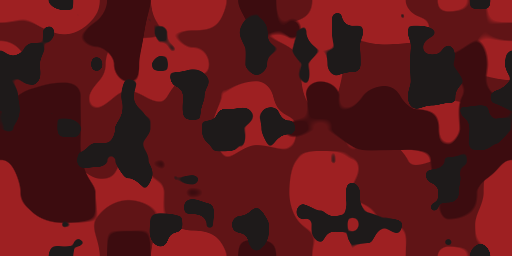
#> input picture assets/camo_red.png, 512 x 256 px
$ python gen_pack_icon.py
#> lines starting #> are read from the running program, lines starting #| are printed output that depends on the picture
# Thunderstore pack icon: camo that flows red -> green -> blue behind three overlapping launcher icons (red, green, blue, left to right).
import numpy as np
from PIL import Image, ImageFilter

SIZE = 512
OUT = "pack_icon.png"


def tiled(name):
#> called with name = 'camo_red.png'
    camo = Image.open(name).convert("RGB")
#> camo is the input picture: PIL image 512x256 RGB; mean R, G, B 91.8, 22.7, 24.5
    canvas = Image.new("RGB", (SIZE, SIZE))
#> canvas: PIL image 512x512 RGB; every value is 0
    for y in range(0, SIZE, camo.height):
        for x in range(0, SIZE, camo.width):
            canvas.paste(camo, (x, y))
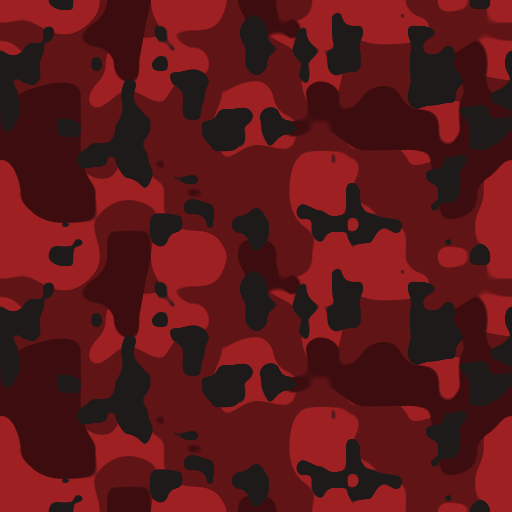
#> canvas: PIL image 512x512 RGB; mean R, G, B 91.8, 22.7, 24.5
    return np.asarray(canvas).astype(np.float64)


red, green, blue = tiled("camo_red.png"), tiled("camo_green.png"), tiled("camo_blue.png")
#> call 2 of tiled, with name = 'camo_green.png'
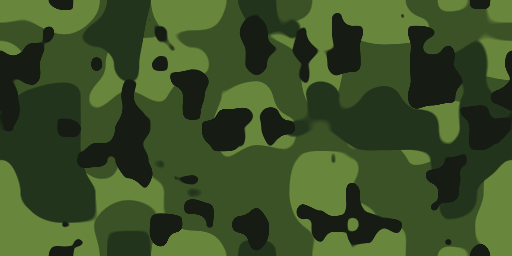
#> input picture assets/camo_green.png, 512 x 256 px
#> in tiled, camo is the input picture: PIL image 512x256 RGB; mean R, G, B 58.1, 78.8, 38.2
#> after the loop in tiled (call 2), `for y in range(0, SIZE, camo.height):`:
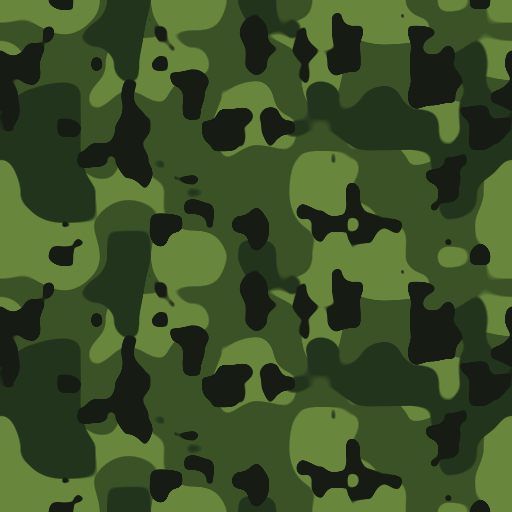
#> canvas: PIL image 512x512 RGB; mean R, G, B 58.1, 78.8, 38.2
#> call 3 of tiled, with name = 'camo_blue.png'
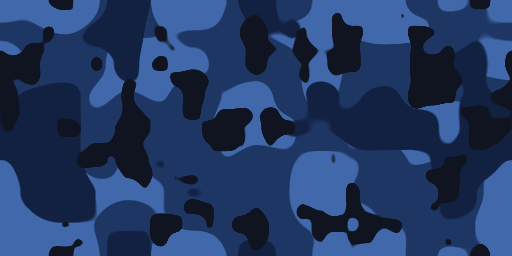
#> input picture assets/camo_blue.png, 512 x 256 px
#> in tiled, camo is the input picture: PIL image 512x256 RGB; mean R, G, B 33.7, 55.9, 98
#> after the loop in tiled (call 3), `for y in range(0, SIZE, camo.height):`:
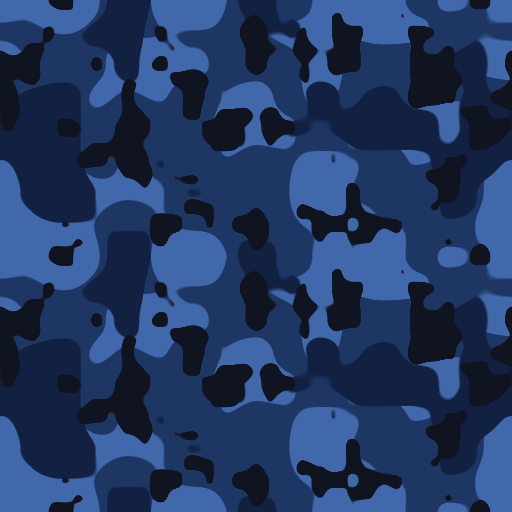
#> canvas: PIL image 512x512 RGB; mean R, G, B 33.7, 55.9, 98
t = np.linspace(0, 1, SIZE)[None, :, None] * np.ones((SIZE, 1, 1))
# diagonal flow so the colour change is not a vertical stripe
t = np.clip(t * 0.8 + np.linspace(0, 0.2, SIZE)[:, None, None], 0, 1)
w_red = np.clip(1 - t * 2, 0, 1)
w_blue = np.clip(t * 2 - 1, 0, 1)
w_green = 1 - w_red - w_blue
background = Image.fromarray(np.clip(red * w_red + green * w_green + blue * w_blue, 0, 255).astype(np.uint8)).convert("RGBA")
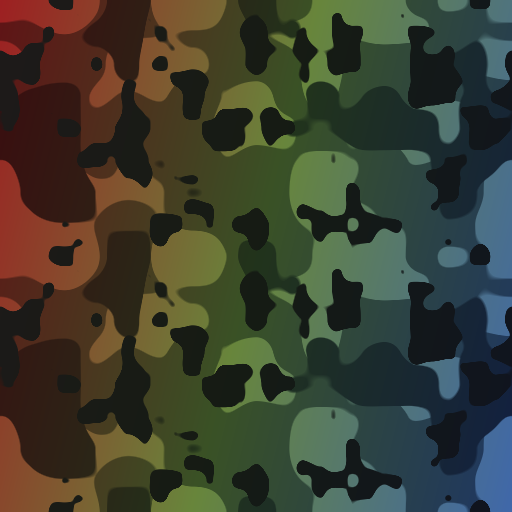
#> background: PIL image 512x512 RGBA; mean R, G, B, A 59.5, 62.2, 46.9, 255

#> (the run stopped early here; a loop or call above may not have finished)
